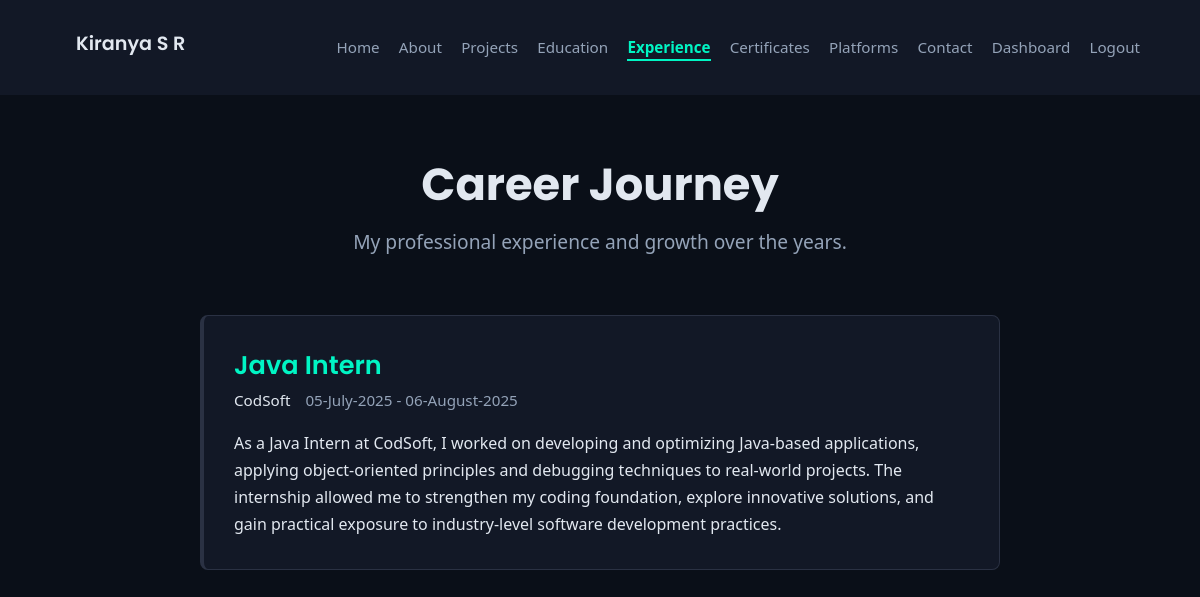
Screenshot of /experience (signed in) with the database file from the repository.
### tables this page shows
CREATE TABLE experience (
    id INTEGER PRIMARY KEY AUTOINCREMENT, job_title TEXT NOT NULL, company TEXT NOT NULL,
    start_date TEXT, end_date TEXT, description TEXT
);

### app.py (the view)
@app.route('/experience')
def experience():
    conn = get_db_connection()
    c = conn.cursor()
    c.execute('SELECT job_title, company, start_date, end_date, description FROM experience ORDER BY id DESC')
    experiences = [{'job_title': row[0], 'company': row[1], 'start_date': row[2], 'end_date': row[3], 'description': row[4]} for row in c.fetchall()]
    conn.close()
    return render_template('experience.html', experiences=experiences)

### app.py (called while the page is built)
def get_db_connection():
    return sqlite3.connect(DATABASE_PATH)

### templates/experience.html (shortened to what this page needs)
{% extends 'layout.html' %}
{% block head %}
  <link rel="stylesheet" href="{{ url_for('static', filename='css/experience.css') }}">
{% endblock %}
{% block content %}
<div class="container">
    <div class="header-section">
        <h1 class="page-title">Career Journey</h1>
        <p class="subtitle">My professional experience and growth over the years.</p>
    </div>
    <div class="timeline-container">
        {% for exp in experiences %}
        <div class="timeline-item">
            <div class="timeline-content">
                <h3>{{ exp.job_title }}</h3>
                <div class="company-date">
                    <span class="company">{{ exp.company }}</span>
                    <span class="date">{{ exp.start_date }} - {{ exp.end_date }}</span>
                </div>
                <p>{{ exp.description }}</p>
            </div>
        </div>
        {% else %}
        <div class="no-experience">
            <p>No work experience has been added yet. Please check back later.</p>
        </div>
        {% endfor %}
    </div>
</div>
{% endblock %}

### static/css/style.css (style rules this page uses)
:root { --bg-dark-primary: #0a0f18; --bg-dark-secondary: #121826; --border-color: #2a3143; --primary-accent: #00f5c4; --text-primary: #e2e8f0; --text-secondary: #94a3b8; }
body { font-family: 'Poppins', sans-serif; margin: 0; padding: 0; background-color: var(--bg-dark-primary); color: var(--text-primary); }
.container { width: 90%; max-width: 1100px; margin: auto; padding: 1rem; }
h1, h2, h3, h4 { font-family: 'Poppins', sans-serif; color: var(--text-primary); margin: 0 0 0.5rem; }

### static/css/experience.css (style rules this page uses)
:root { --bg-color: #0a0f18; --card-bg-color: #121826; --border-color: #2a3143; --primary-accent: #00f5c4; --text-primary: #e2e8f0; --text-secondary: #94a3b8; --shadow-color: rgba(0, 245, 196, 0.1); --font-family: 'Segoe UI', 'Roboto', sans-serif; }
body { background-color: var(--bg-color); font-family: var(--font-family); }
.header-section { text-align: center; margin-bottom: 60px; }
.page-title { font-size: 2.8rem; font-weight: 700; color: var(--text-primary); margin-bottom: 10px; }
.subtitle { font-size: 1.2rem; color: var(--text-secondary); max-width: 600px; margin: 0 auto; }
.timeline-container { display: flex; flex-direction: column; gap: 30px; max-width: 800px; margin: 0 auto; }
.timeline-item { background: var(--card-bg-color); border: 1px solid var(--border-color); border-radius: 8px; padding: 30px; transition: transform 0.3s ease, box-shadow 0.3s ease, border-left-color 0.3s ease; border-left: 4px solid var(--border-color); }
.timeline-item h3 { margin: 0 0 5px 0; font-size: 1.6rem; color: var(--primary-accent); font-weight: 600; }
.company-date { display: flex; flex-wrap: wrap; gap: 5px 15px; color: var(--text-secondary); margin-bottom: 20px; font-size: 0.95rem; }
.company { font-weight: 500; color: var(--text-primary); }
.timeline-item p { margin: 0; color: var(--text-primary); line-height: 1.7; }

### rows the page displays
experience: job_title "Java Intern", company "CodSoft", start_date "05-July-2025", end_date "06-August-2025", description "As a Java Intern at CodSoft, I worked on developing and optimizing Java-based applications, applying object-oriented principles and debugging techniques to real-world projects. The internship allowed me to strengthen my coding foundation, explore innovative solutions, and gain practical exposure to industry-level software development practices."
